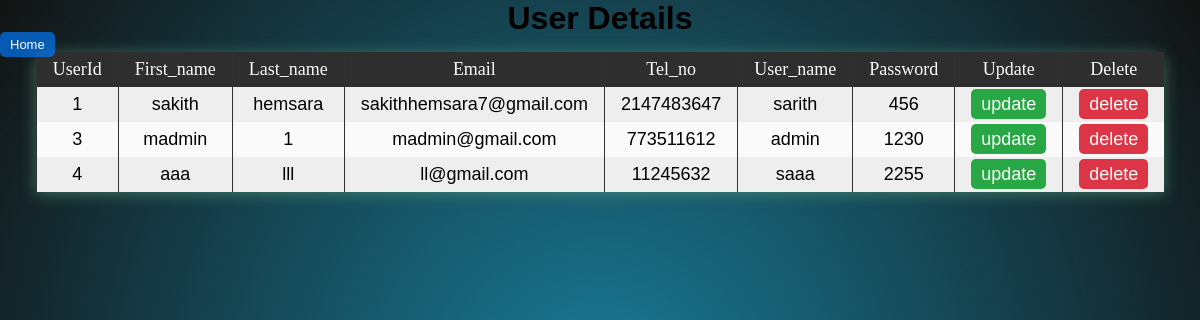
The page /userConnect.php on the database its author committed.
### tables this page shows
CREATE TABLE `users` (
  `Id` int(11) NOT NULL,
  `Fname` varchar(200) DEFAULT NULL,
  `Lname` varchar(200) DEFAULT NULL,
  `Email` varchar(200) DEFAULT NULL,
  `Tel_no` int(15) DEFAULT NULL,
  `Username` varchar(200) DEFAULT NULL,
  `Password` varchar(200) DEFAULT NULL
);

### userConnect.php (the view, shortened to what this page needs)
<head>
  <link rel="stylesheet" href="assets\css\style.css">
</head>
<?php
$dbServer = "localhost";
$dbUser = "root";
$dbPass = "";
$database = "customer_support_system";
$conn = mysqli_connect($dbServer, $dbUser, $dbPass, $database);
echo "<center><h1>User Details</h1></center>";
$sql = "SELECT * FROM users";
$result = mysqli_query($conn, $sql);
echo "<table>";
echo "<tr><th>UserId</th><th>First_name</th><th>Last_name</th><th>Email</th><th>Tel_no</th><th>User_name</th><th>Password</th><th>Update</th><th>Delete</th></tr>";
while ($row = mysqli_fetch_assoc($result)) {
    echo "<tr>";
    echo "<td>" . $row["Id"] . "</td>";
    echo "<td>" . $row["Fname"] . "</td>";
    echo "<td>" . $row["Lname"] . "</td>";
    echo "<td>" . $row["Email"] . "</td>";
    echo "<td>" . $row["Tel_no"] . "</td>";
    echo "<td>" . $row["Username"] . "</td>";
    echo "<td>" . $row["Password"] . "</td>";
    echo "<td><a href='updateUser.php?id=" . $row["Id"] . "' class='btn-update'>update</a></td>";
    echo "<td><a href='UserConnect.php?id=" . $row["Id"] . "' class='btn-delete'>delete</a></td>";
    echo "</tr>";
}
echo '<a href="AdminP.php" class="btn-home">Home</a><br>';
echo "</table>";
?>

### assets/css/style.css (style rules this page uses)
* { margin: 0; padding: 0; font-family: 'Work Sans', sans-serif; font-size: 18px; }
h1 { color: rgb(0, 0, 0); font-size: xx-large; }
.btn-update { background-color: #28a745; color: #fff; border: none; padding: 5px 10px; cursor: pointer; text-decoration: none; border-radius: 5px; }
.btn-delete { background-color: #dc3545; color: #fff; border: none; padding: 5px 10px; cursor: pointer; text-decoration: none; border-radius: 5px; }
.btn-home { background-color: #007bffab; color: #fff; border: none; padding: 5px 10px; cursor: pointer; font-size: small; text-decoration: none; border-radius: 5px; }
table { margin:0 auto; width: 80%; border-collapse: collapse; border-spacing: 0; box-shadow: 0 2px 15px rgba(83, 147, 115, 0.66); border-radius: 12px 12px 0 0; margin-bottom: 30px; }
td, th { padding: 7px 16px; text-align: center; border-left: 1px solid #313131; }
th { background-color: #000000d0; color: #fafafa; font-family:'Raleway Semibold'; font-weight:lighter; }
tr { width: 100%; background-color: #fafafa; font-family:'Times New Roman', Times, serif; }
tr:nth-child(even) { background-color: #eeeeee; }

### rows shown on the page
users: Id "1", Fname "sakith", Lname "hemsara", Email "sakithhemsara7@gmail.com", Tel_no "2147483647", Username "sarith", Password "456"
users: Id "3", Fname "madmin", Lname "1", Email "madmin@gmail.com", Tel_no "773511612", Username "admin", Password "1230"
users: Id "4", Fname "aaa", Lname "lll", Email "ll@gmail.com", Tel_no "11245632", Username "saaa", Password "2255"
